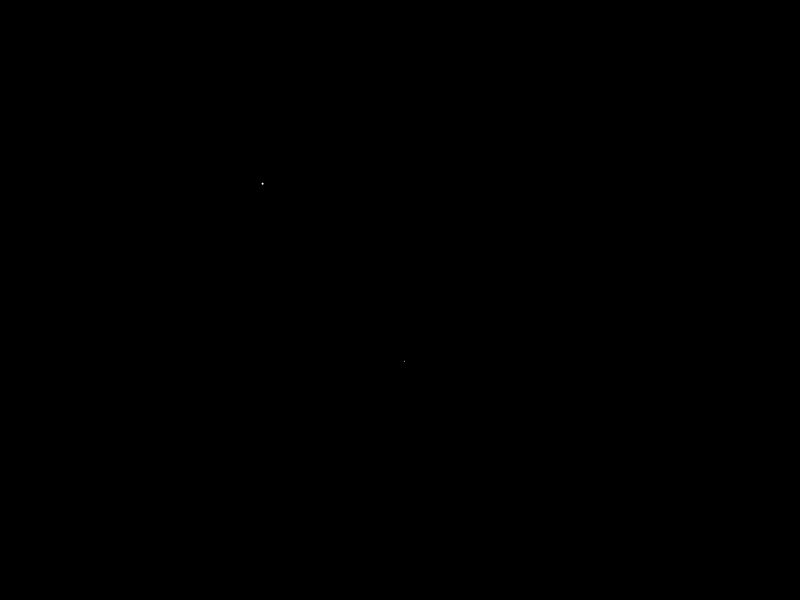
Frame 1 (no input)
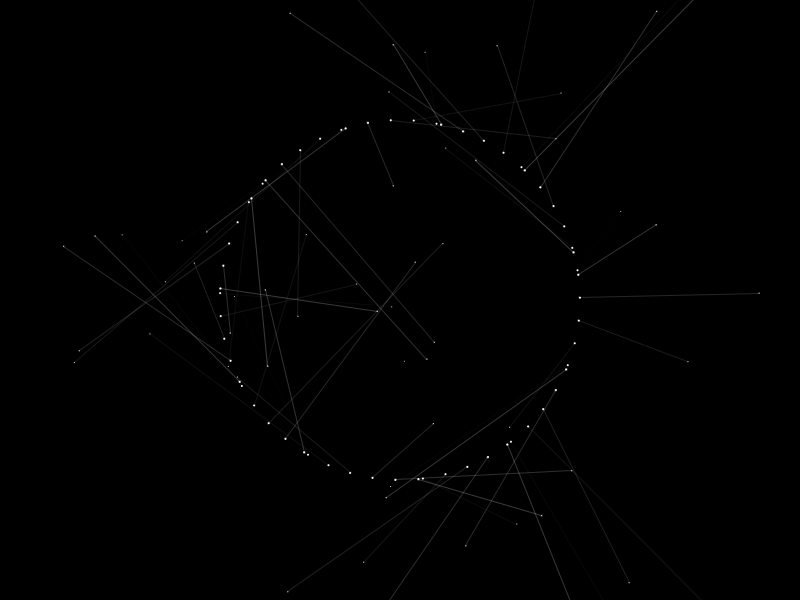
Frame 60 (the mouse pressed at the canvas centre just before this capture)
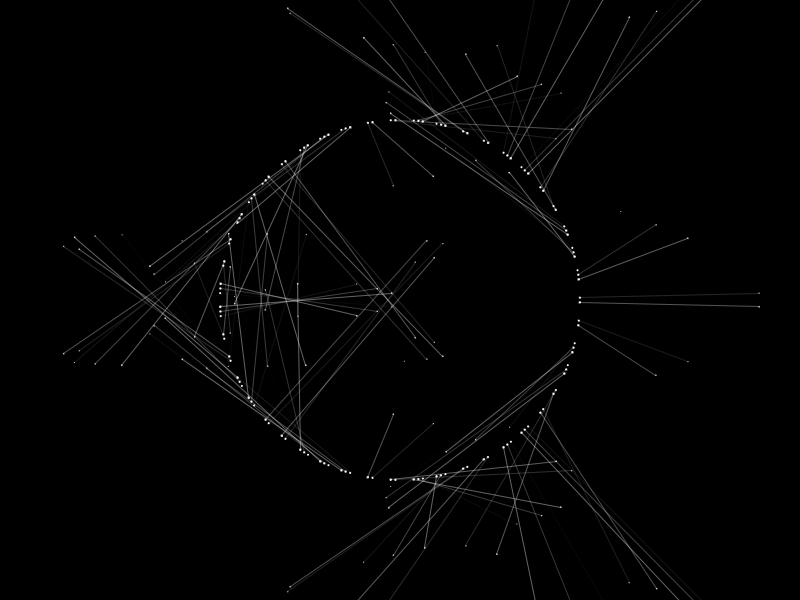
Frame 120 (the mouse held since frame 60 and released just before this capture)

The Processing sketch that drew these frames (run headless with seeded random() and noise(); from frame 60 on, the mouse is pressed at the canvas centre):

// Processing sketch: processing_10365
// ── processing_10365.pde

float angle = 0.0; // Current angle
float speed = 4.01; // Speed of motion
float radius = 180.0; // Range of motion
float sx = 8.0;
float sy = 2.0;
float hh = 0;
 color col;
void setup() {
  size(800, 600);
  noStroke();
  background(0);
  smooth();
}

void draw() {
  // EVENTOS
  if(keyPressed){
    if(key == '1') {
       float sx4 = 6.0;
      float sy4 = 0.05;
      float x6 =  width/1.5 + sin(angle) * radius;
      float y6 = height/1.5 + cos(angle) * radius;
        ellipse(x6, y6, 1, 1);
    }
 if(key == '2') {
      limpia();
       sx = random(1);
       sy = 2.0;
        println("key 1 : sx:   "+sx +"  sy:" + sy);
      
    }
    if(key == '3') {
       float sx4 = 6.0;
      float sy4 = 6.0;
      float x =  width/2 + sin(angle) * radius;
      float y = height/2 + cos(angle) * radius;
      //parametros circulo principal
      ellipse(x, y, 1, 1); // Draw smaller circle
      // Set the position of the large circles based on the
      // new position of the small circle
      float x3 = x + cos(angle * sx) * radius;
      float y3 = y + sin(angle * sy) * radius;
      fill(0,0);
      ellipse(x3, y3, 30, 30); // Draw larger circle
      println("key 1 : sx:   "+sx +"  sy:" + sy);

      
    }
  }
  
 /* fill(0, 15);
  rect(0, 0, width, height);*/
  angle += speed; // Update the 
  println("angle:;"+angle);
 
  float x =  width/2 + sin(angle) * radius;
  float y = height/2 + cos(angle) * radius;
  
 
  fill(255);
  ellipse(x, y, 2, 2); // Draw smaller circle
  

  // Set the position of the large circles based on the
  // new position of the small circle
  float x2 = x + cos(angle * sx) * radius ;
  float y2 = y + sin(angle * sy) * radius ;
  ellipse(x2, y2, 1, 1); // Draw larger circle
  
  //line 
   if(hh<100){
      hh+=1;
    } else{
      hh--;
    }
    
    col = color(255,255,100+hh,15);
  stroke(255,hh);
  line(x,y,x2,y2);

}
void limpia(){
  background(0);
  }
